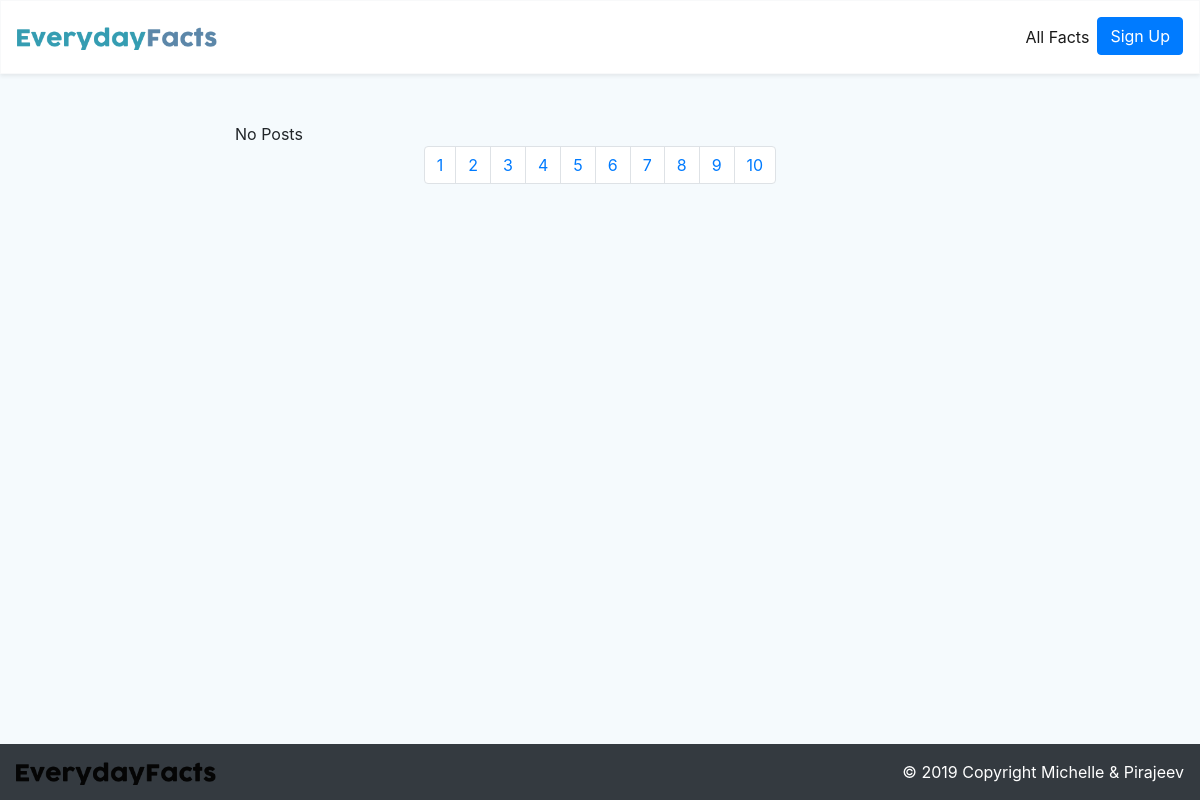
Before: / with the older database file.
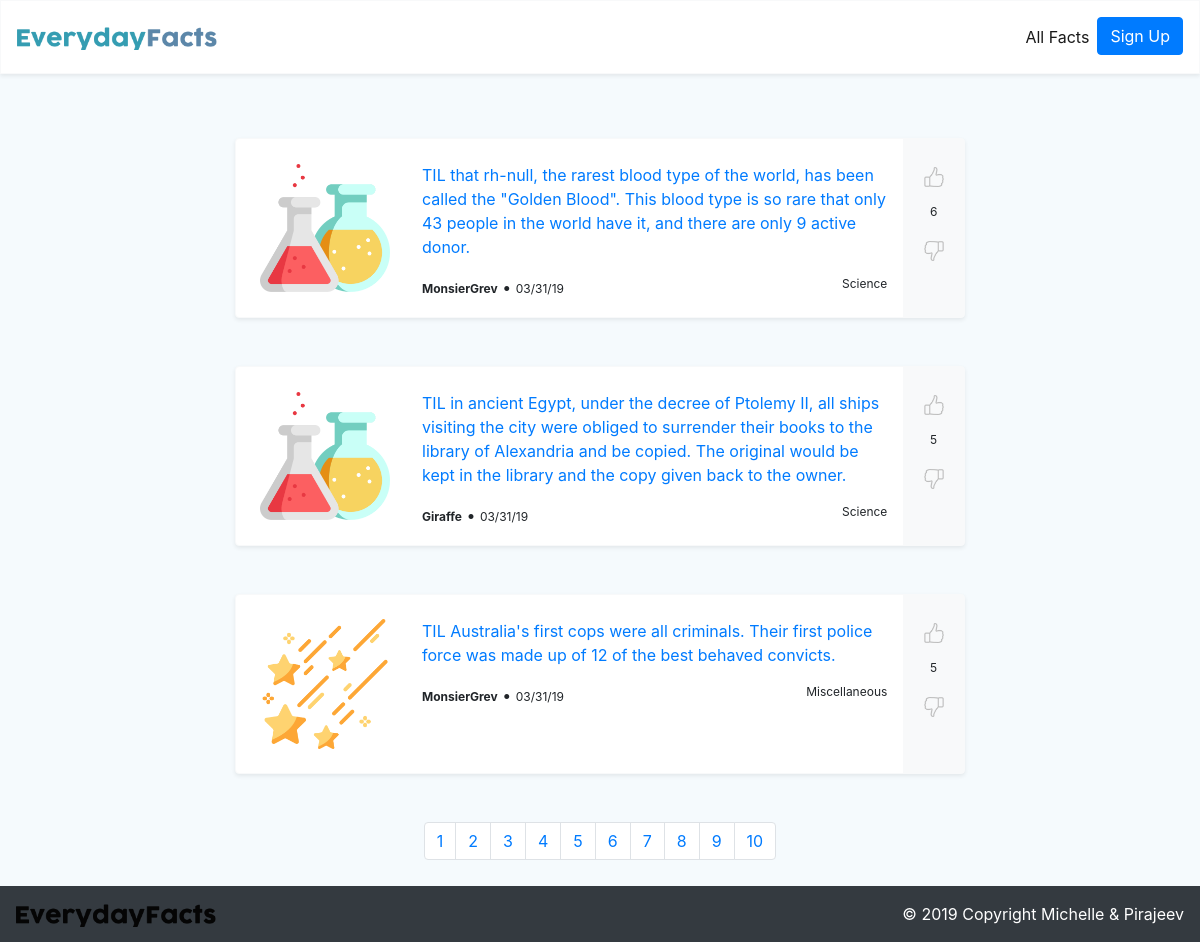
After: the same page with the newer database file.
### tables this page shows
CREATE TABLE `Post` (
  `PostID` int(11) NOT NULL,
  `UserID` int(11) DEFAULT NULL,
  `Title` longtext,
  `PostDate` timestamp NOT NULL DEFAULT CURRENT_TIMESTAMP,
  `CategoryID` int(11) DEFAULT NULL,
  `Content` text NOT NULL
);

CREATE TABLE `Category` (
  `CategoryID` int(11) NOT NULL,
  `Type` varchar(50) DEFAULT NULL,
  `Image` text NOT NULL
);

CREATE TABLE `Users` (
  `UserID` int(11) NOT NULL,
  `UserName` varchar(50) NOT NULL,
  `Password` varchar(200) NOT NULL,
  `UserDate` timestamp NOT NULL DEFAULT CURRENT_TIMESTAMP,
  `Email` varchar(100) NOT NULL
);

### index.php (the view, shortened to what the changed rows need)
<?php
include 'include/header.php';
$results_per_page = 3;
$db = getDB();
if (isset($_GET["page"])) { $page  = $_GET["page"]; } else { $page=1; };
$start_from = ($page-1) * $results_per_page;
$statement = "SELECT u.UserID, p.PostID, u.UserName, p.PostID, p.Title, c.Image, DATE_FORMAT(p.PostDate, '%m/%d/%y') AS 'P', c.Type, SUM(r.Number) as 'RANK'
FROM Rank r
INNER JOIN Post p INNER JOIN Users u
INNER JOIN Category c ON u.UserID = p.UserID
AND p.CategoryID = c.CategoryID AND p.PostID = r.PostID
GROUP BY p.PostID ORDER BY RANK DESC LIMIT $start_from , $results_per_page";
$statement = mysqli_prepare($db, $statement);
mysqli_stmt_execute($statement);
$result = mysqli_stmt_get_result($statement);
?>
<html>
    <body class = "mb-3">
        <div class="container">
            <div class = "row">
                <div class = "col">
                </div>
                <div class = "col-md-8">
                <?php
                        if (mysqli_num_rows($result) > 0) {
                            while($row = mysqli_fetch_array($result)) {
                        ?>
                    <div class="card mt-3 bg-white border border-light shadow-sm mb-5">
                        <div class="row no-gutters">
                            <div class="col-auto p-4">
                                <img width="130" src="./images/categories/<?php echo $row["Image"];?>.png" class="img-fluid " alt="">
                            </div>
                            <div class="col">
                                <div class="card-block mt-4 px-2">
                                    <a href="post.php?id=<?php echo $row["PostID"];?>"
                                    class="card-link">
                                    <?php echo $row["Title"]?>
                                    </a>
                                </div>
                                <div class="card-block mr-2 mt-2 px-2 mb-3">
                                    <div class = "mt-3">
                                        <b><p class="card-text d-inline"><?php echo $row["UserName"];?></p></b> •
                                        <p class="card-text d-inline"><?php echo $row["P"];?></p>
                                        <p class="card-text float-right"><?php echo $row["Type"];?></p>
                                    </div>
                                </div>
                            </div>
                            <div class = "col-md-1 text-center bg-light">
                                <div class = "mt-4">
                                    <?php
                                        $data = array(
                                            'id' => $row["PostID"],
                                            'vote' => "1",
                                            'user' => $row["UserID"],
                                        );
                                    ?>
                                    <a href = "updownVote.php?<?php echo http_build_query($data,'', '&');?>">
                                        <img width="20" src="./images/thumb-up.png" class="img-fluid" alt="">
                                    </a>
                                    <p class = "mt-3"><?php echo $row["RANK"]?></p>
                                    <?php
                                        $data2 = array(
                                            'id' => $row["PostID"],
                                            'vote' => "0",
                                            'user' => $row["UserID"],
                                        );
                                    ?>
                                    <a href = "updownVote.php?<?php echo http_build_query($data2,'', '&');?>">
                                        <img width="20" src="./images/thumb-down.png" class="img-fluid" alt="">
                                    </a>
                                </div>
                            </div>
                        </div>
                    </div>
                     <?php
                            }
                        } else {
                            echo ("No Posts");
                        }
                        ?>
                </div>
                <div class = "col">
                </div>
            </div>
            <div class = "row">
                <div class = "col-md-8">
                        <nav>
                        <ul class="pagination justify-content-center">
                            <?php
                                $statement = "SELECT COUNT(p.PostID) AS total FROM Post p";
                                $statement = mysqli_prepare($db, $statement);
                                 mysqli_stmt_execute($statement);
                                 $results = mysqli_stmt_get_result($statement);
                                 if (mysqli_num_rows($results) > 0) {
                                      while($row = mysqli_fetch_array($results)) {
                                         $total_pages = ceil($row["total"] / $results_per_page);
                                          for ($i=1; $i<=$total_pages; $i++) {
                            ?>
                                <li class="page-item">
                                    <a class="page-link" href="index.php?page=<?php echo $i; ?>">
                                        <?php echo $i; ?>
                                    </a>
                                </li>
                            <?php
                                        };
                                    }
                                }
                            ?>
                            </ul>
                            </nav>
                </div>
            </div>
            </div>
        </body>
</html>

Changed rows visible on the page:
now on this page (row unchanged): post: CategoryID.Image (picture), Title "TIL that rh-null, the rarest blood type of the world, has been called the \"Golden Blood\". This blood type is so rare that only 43 people in the world have it, and there are only 9 active donor.", UserID.UserName "MonsierGrev", P "03/31/19", CategoryID.Type "Science", RANK "6"
now on this page (row edited): post: CategoryID.Image (picture), Title "TIL in ancient Egypt, under the decree of Ptolemy II, all ships visiting the city were obliged to surrender their books to the library of Alexandria and be copied. The original would be kept in the library and the copy given back to the owner.", UserID.UserName "Giraffe", P "03/31/19", CategoryID.Type "Science", RANK "5"
now on this page (row unchanged): post: CategoryID.Image (picture), Title "TIL Australia's first cops were all criminals. Their first police force was made up of 12 of the best behaved convicts.", UserID.UserName "MonsierGrev", P "03/31/19", CategoryID.Type "Miscellaneous", RANK "5"
Other visible differences:
text no longer shown: "No Posts"
